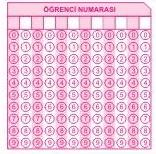
%> input picture matlab/optik_form/fark2.bmp, 156 x 154 px
$ octave optik_form.m   (GNU Octave 9; MATLAB toolbox functions it lacks are replaced by stand-ins)
%> lines starting %> are read from the running program, lines starting %| are printed output that depends on the picture; in (x1, y1, x2, y2) boxes, pixels count from 0 and x2, y2 are one past the last pixel; in counts of white or black regions, pixels touching at a corner belong together; the program's own positions count from 1
clc
clear

rgb1 = imread('fark2.bmp');
%> rgb1 is the input picture: size 154x156x3 uint8; mean R, G, B 233.1, 196, 219.3
rgb2 = imread('fark1.bmp');
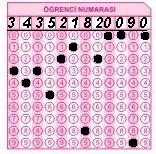
%> input picture matlab/optik_form/fark1.bmp, 156 x 154 px
%> rgb2 is the input picture: size 154x156x3 uint8; mean R, G, B 219.9, 185.1, 206.9

pict1_R = rgb1(:, :, 1);
pict2_R = rgb2(:, :, 1);
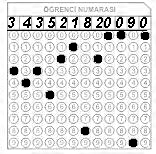
%> pict2_R: size 154x156 uint8; min 0, max 255, mean 219.9
pict1_G = rgb1(:, :, 2);
pict2_G = rgb2(:, :, 2);
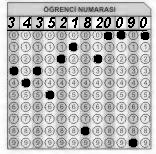
%> pict2_G: size 154x156 uint8; min 0, max 255, mean 185.1
pict1_B = rgb1(:, :, 3);
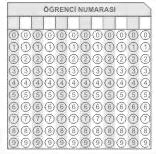
%> pict1_B: size 154x156 uint8; min 86, max 255, mean 219.3
pict2_B = rgb2(:, :, 3);
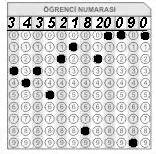
%> pict2_B: size 154x156 uint8; min 0, max 255, mean 206.9

sonuc_R = abs(pict1_R - pict2_R);
sonuc_G = abs(pict1_G - pict2_G);
sonuc_B = abs(pict1_B - pict2_B);

final = sonuc_R + sonuc_G + sonuc_B;
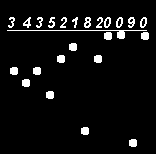
%> final: size 154x156 uint8; 5.6% white; 24 white regions, largest, box (x1, y1, x2, y2) and area: (7, 30, 147, 39) 198, (104, 32, 112, 40) 58, (141, 32, 149, 40) 58
final = imfill(final,'holes');
%> final: size 154x156 uint8; 5.9% white; 24 white regions, largest, box (x1, y1, x2, y2) and area: (7, 30, 147, 39) 198, (84, 17, 91, 28) 62, (104, 17, 111, 28) 61

%imshow(final)
s=1;
optik=final(32:154 ,:);
%> optik: size 123x156 uint8; 3.6% white; 12 white regions, largest, box (x1, y1, x2, y2) and area: (104, 1, 112, 9) 58, (117, 0, 125, 8) 58, (141, 1, 149, 9) 58

%imwrite(M,num2str(s,'optik_%02d.png'));
%optik=imread('optik_01.png');

%imshow(optik)
[L,T]=bwlabel(optik);
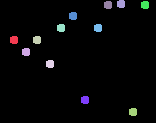
%> L: size 123x156 double; 13 distinct labels, from 0 to 12; one colour per label, 0 black
%> T = 12
%T
s = regionprops(L, 'centroid');
%> s = 12 regions; first 5, Centroid: [14.6 40.5], [26.6 52.5], [37.6 40.5], [50.6 64.5], [61.6 28.5]

m = [s.Centroid];
%> m = 24 values, max 145.6 at index 23, min 4.5 at index 20, mean 60.75
%m

k=2;
for i=1:(length(m)/2)

   %m(k)
   if (40 <= m(k) && m(k)<=50)

       a(i)=3;

   elseif (50 <= m(k) && m(k)<=53)
      a(i)=4;

   elseif (63 <= m(k) && m(k)<=65)
       a(i)=5;

   elseif (28 <= m(k) && m(k)<=29)
      a(i)=2;


   elseif (15 <= m(k) && m(k)<=17)

   a(i)=1;

   elseif (90 <= m(k) && m(k)<=110)
     a(i)=8;

   elseif (4 <= m(k) && m(k)<=6)

       a(i)=0;

   elseif (110 <= m(k) && m(k)<=113)

    a(i)=9;

   end
   k=k+2;

end
%> this loop made 12 passes
%> k on passes 1 to 12: 4, 6, 8, 10, 12, 14, 16, 18, 20, 22, 24, 26
%> after the loop, a = [3 4 3 5 2 1 8 2 0 0 9 0]

imshow(rgb2);title(['optik formdaki isaretlenen sayilar = ',num2str(a)]);
